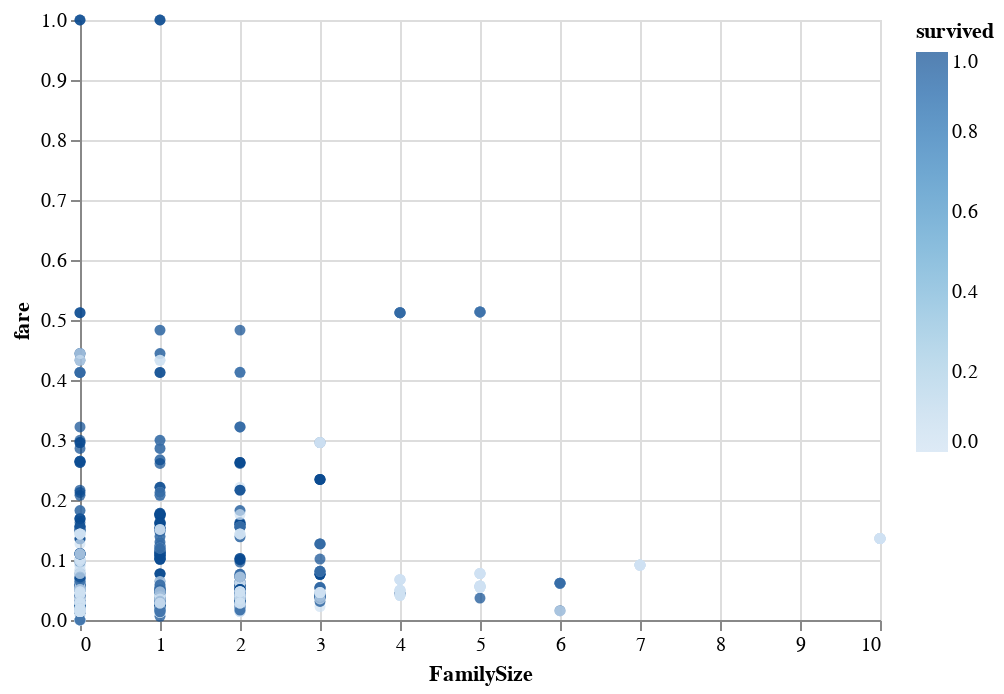

The notebook cell saved with this chart:
### Code cell
# เสนอแผนภูมิ  จำนวนสมาชิกครอบครัวที่รอดชีวิต และ Fare


# Create a scatter plot showing the relationship between family size and fare
chart = alt.Chart(titanic).mark_circle().encode(
    x='FamilySize',
    y='fare',
    color='survived'
)

chart

### Figure 1 — Vega-Lite specification as saved in the notebook (floating-point values rounded to 4 significant figures; data arrays with more than 128 entries replaced by an {"elided": "..."} marker saying what was removed)
{"config": {"view": {"continuousWidth": 400, "continuousHeight": 300}}, "data": {"name": "data-53527010638fd7549bf144daebed42b9"}, "mark": "circle", "encoding": {"color": {"field": "survived", "type": "quantitative"}, "x": {"field": "FamilySize", "type": "quantitative"}, "y": {"field": "fare", "type": "quantitative"}}, "$schema": "https://vega.github.io/schema/vega-lite/v4.17.0.json", "datasets": {"data-53527010638fd7549bf144daebed42b9": {"elided": "1309 records"}}}
